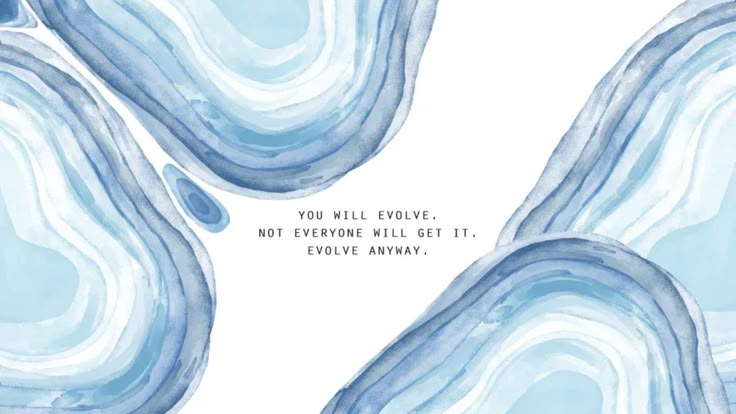
#> input picture imgprocessing(OPENCV)/ -3.jpg, 736 x 414 px, found by its file name
$ python read_image.py
#> lines starting #> are read from the running program, lines starting #| are printed output that depends on the picture
import cv2
print(cv2.__version__)

#images are of 3 type simplest is black and white 0 - 1
# grayscale images here 0 is black 255 is white so we have range from 0 to 255
# coloured images - we use 3 channels whicha re rgb
# resolution is the pixcles in the sheets of pixel

#read the image

img = cv2.imread("imgprocessing(OPENCV)/ -3.jpg")
#> img is the input picture: shape (414, 736, 3); mean B, G, R 235.2, 223.1, 205.5
print(img)
#> (printed output is left out)
print(type(img))
#| <class 'numpy.ndarray'>
print(img.shape)
#| (414, 736, 3)

# how to display
# cv2.imshow("window",img)
#delay the close of image to infinte
# cv2.waitKey(0)

# convert BGR → RGB for colab
img_rgb = cv2.cvtColor(img, cv2.COLOR_BGR2RGB)

# plt.imshow(img_rgb)
# plt.axis('off')

# how to convert a rgb image to grey scale image
img_gray = cv2.cvtColor(img,cv2.COLOR_BGR2GRAY)
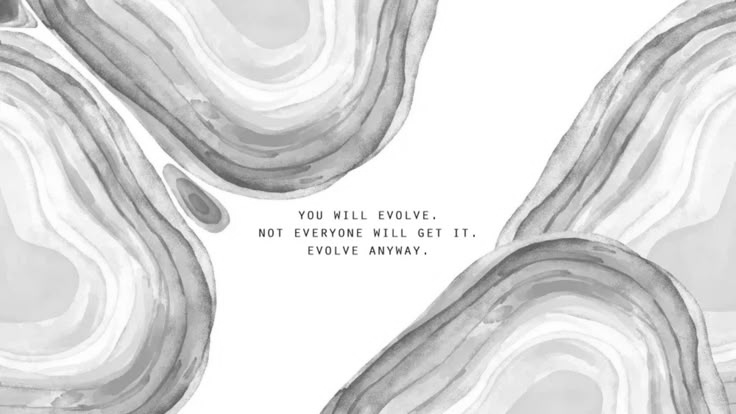
#> img_gray: shape (414, 736); min 30, max 255, mean 219.2
cv2.imshow("window",img_gray)
cv2.waitKey(0)
print(img_gray.shape)
#| (414, 736)
